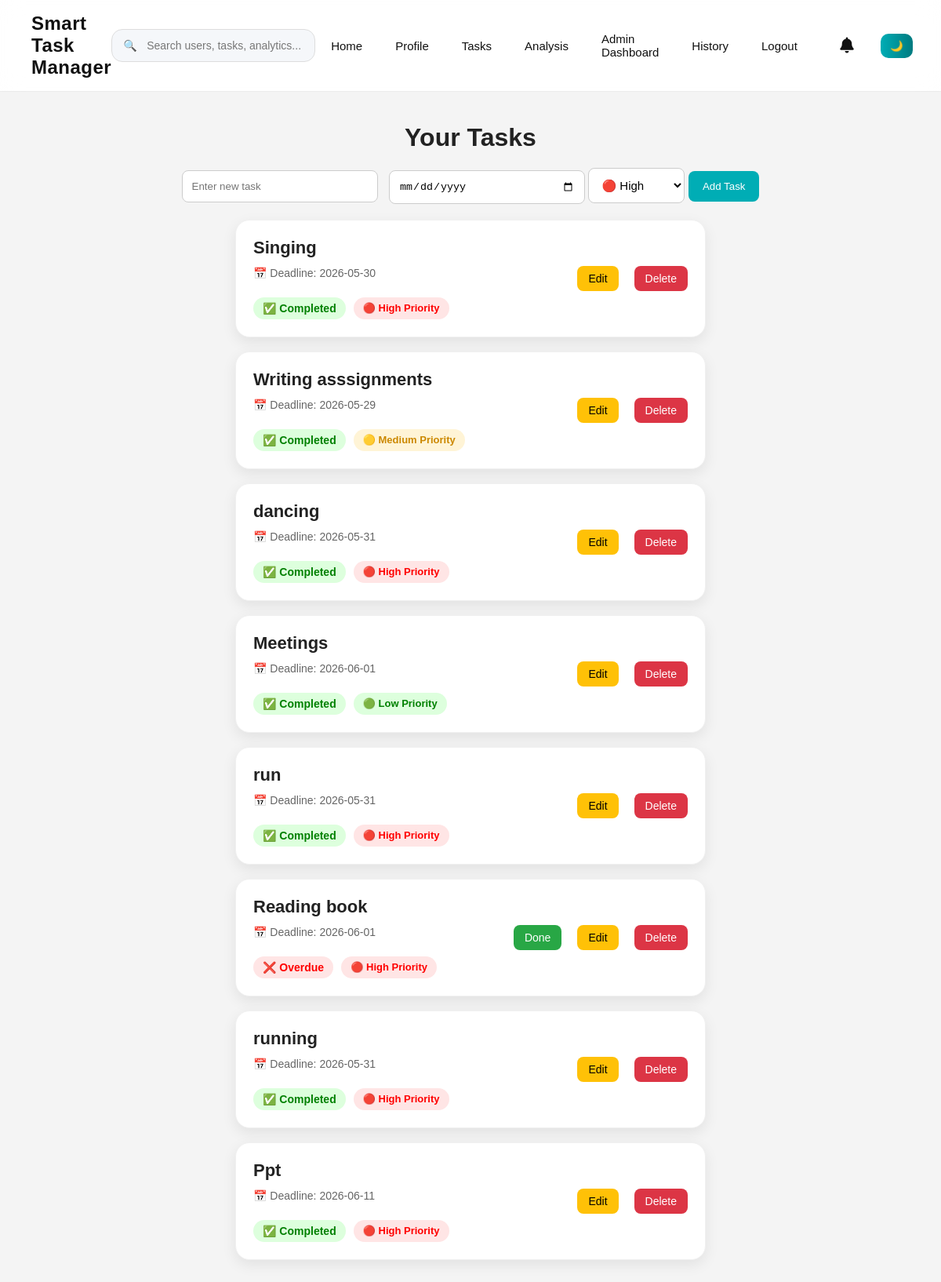
The page /search (signed in) on the database as committed earlier.
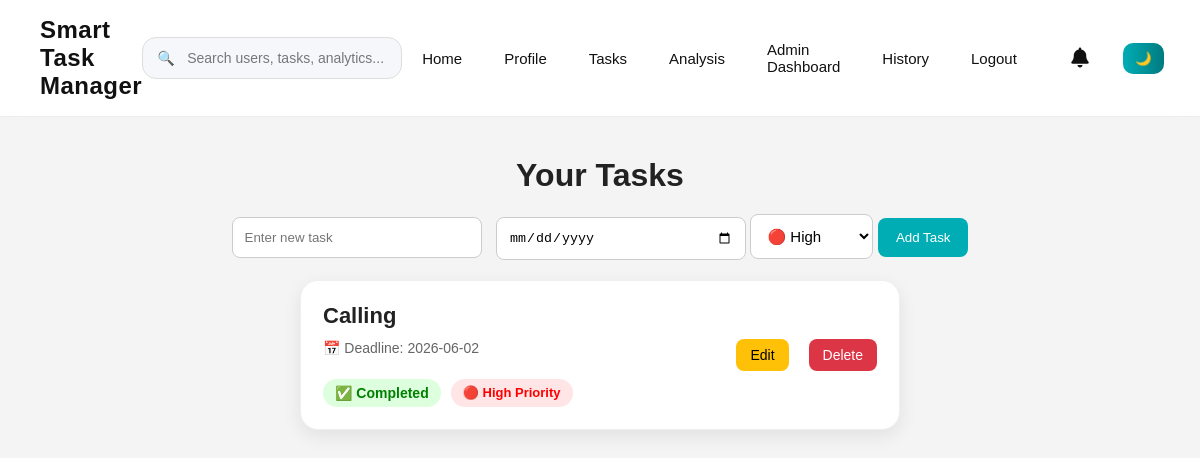
The same page on the database as committed later.
### tables this page shows
CREATE TABLE tasks (
        id INTEGER PRIMARY KEY AUTOINCREMENT,
        username TEXT,
        task TEXT,
        status TEXT DEFAULT 'pending',
        deadline TEXT,
        priority TEXT DEFAULT 'Medium',
        created_at TEXT,
        completed_at TEXT
    );

### app.py (the view)
@app.route('/search')
def search_tasks():
    if 'user' not in session:
        return redirect('/login')
    query = request.args.get('query', '').strip()
    conn = sqlite3.connect("data.db")
    c = conn.cursor()
    if session.get('role') == 'admin':
        c.execute("""
            SELECT * FROM tasks
            WHERE task LIKE ?
        """, ('%' + query + '%',))
    else:
        c.execute("""
            SELECT * FROM tasks
            WHERE username=? AND task LIKE ?
        """, (session['user'], '%' + query + '%'))
    tasks = c.fetchall()
    conn.close()
    today = datetime.now().date()
    updated_tasks = []
    for task in tasks:
        try:
            deadline_date = datetime.strptime(
                task[4],
                "%Y-%m-%d"
            ).date()
        except:
            deadline_date = None
        updated_tasks.append((
            task[0],
            task[1],
            task[2],
            task[3],
            deadline_date,
            task[5]
        ))
    return render_template(
        'tasks.html',
        tasks=updated_tasks,
        today=today,
        search_query=query
    )

### app.py (called while the page is built)
@app.context_processor
def notification_count():
    if 'user' not in session:
        return dict(unread_count=0)
    conn = sqlite3.connect("data.db")
    c = conn.cursor()
    c.execute("""
        SELECT COUNT(*)
        FROM notifications
        WHERE username=?
        AND is_read=0
    """, (session['user'],))
    count = c.fetchone()[0]
    conn.close()
    return dict(unread_count=count)

### templates/tasks.html (shortened to what this page needs)
{% extends "base.html" %}
{% block content %}
<div class="tasks-page">
    <h1>Your Tasks</h1>
    <form method="POST" action="/tasks" class="task-form">
        <input type="text" name="task" placeholder="Enter new task" required>
        <input type="date" name="deadline" required>
        <select name="priority" required>
            <option value="High">🔴 High</option>
        </select>
        <button type="submit">Add Task</button>
    </form>
      {% if tasks %}
    <ul class="task-list">
        {% for task in tasks %}
        <li class="task-item">
            <div class="task-left">
                <h3>{{ task[2] }}</h3>
                <small>
                    📅 Deadline: {{ task[4] }}
                </small>
                <br>
                <div class="task-badges">
                    {% if task[3] == 'completed' %}
                    <span class="completed-badge">
                        ✅ Completed
                    </span>
                    {% elif task[4] < today %} <span class="overdue-badge">
                        ❌ Overdue
                        </span>
                        {% else %}
                        <span class="pending-badge">
                            ⏳ Pending
                        </span>
                        {% endif %}
                        {% if task[5]|lower == 'high' %}
                        <span class="high-priority">
                            🔴 High Priority
                        </span>
                        {% elif task[5]|lower == 'medium' %}
                        <span class="medium-priority">
                            🟡 Medium Priority
                        </span>
                        {% else %}
                        <span class="low-priority">
                            🟢 Low Priority
                        </span>
                        {% endif %}
                </div>
            </div>
            <div class="task-actions">
                {% if task[3] == 'pending' %}
                <a href="/complete/{{ task[0] }}" class="done-btn">
                    Done
                </a>
                {% endif %}
                <a href="/edit/{{ task[0] }}" class="edit-btn">
                    Edit
                </a>
                <a href="/delete/{{ task[0] }}" class="delete-btn">
                    Delete
                </a>
            </div>
        </li>
        {% endfor %}
    </ul>
    {% endif %}
</div>
{% endblock %}

### templates/base.html (shortened to what this page needs)
<!DOCTYPE html>
<html lang="en">
<head>
    <link rel="stylesheet" href="{{ url_for('static', filename='style.css') }}">
    <link rel="stylesheet" href="https://cdnjs.cloudflare.com/ajax/libs/font-awesome/6.5.1/css/all.min.css">
</head>
<body>
    <nav>
        <div class="logo">
            Smart Task Manager
        </div>
        {% if session.get('user') %}
        <form action="/search" method="GET" class="navbar-search">
            <span class="search-icon">🔍</span>
            {% if session.get('role') == 'admin' %}
            <input type="text" name="query" class="navbar-search-input" placeholder="Search users, tasks, analytics..."
                required>
            {% else %}
            <input type="text" name="query" class="navbar-search-input" placeholder="Search tasks, reports..." required>
            {% endif %}
        </form>
        {% endif %}
        <div class="nav-links">
            <a href="/">Home</a>
            {% if session.get('user') %}
            <a href="/profile">Profile</a>
            <a href="/tasks">Tasks</a>
            <a href="/weekly-report">Analysis</a>
            {% if session.get('role') == 'admin' %}
            <a href="/admin">
                Admin Dashboard
            </a>
            {% endif %}
            <a href="/history">History</a>
            <a href="/logout">Logout</a>
            <div class="notification-menu">
                <a href="{{ url_for('notifications') }}" class="notification-link">
                    <i class="fa-solid fa-bell"></i>
                </a>
            </div>
            {% else %}
            <a href="/login">Login</a>
            <a href="/register">Register</a>
            {% endif %}
            <button id="darkToggle" class="dark-btn">🌙</button>
        </div>
    </nav>
    {% block content %}{% endblock %}
</body>
</html>

Rows that differ between the two databases and show on the page:
removed tasks: task "Singing", deadline "2026-05-30", status "✅ Completed", priority "🔴 High Priority"
removed tasks: task "Writing asssignments", deadline "2026-05-29", status "✅ Completed", priority "🟡 Medium Priority"
removed tasks: task "dancing", task "2026-05-31", status "✅ Completed", priority "🔴 High Priority"
removed tasks: task "Meetings", deadline "2026-06-01", status "✅ Completed", priority "🟢 Low Priority"
removed tasks: task "run", deadline "2026-05-31", status "✅ Completed", priority "🔴 High Priority"
removed tasks: task "Reading book", deadline "2026-06-01", status "❌ Overdue", priority "🔴 High Priority"
removed tasks: task "running", deadline "2026-05-31", status "✅ Completed", priority "🔴 High Priority"
removed tasks: task "Ppt", deadline "2026-06-11", status "✅ Completed", priority "🔴 High Priority"
added tasks: task "Calling", deadline "2026-06-02", status "✅ Completed", priority "🔴 High Priority"
